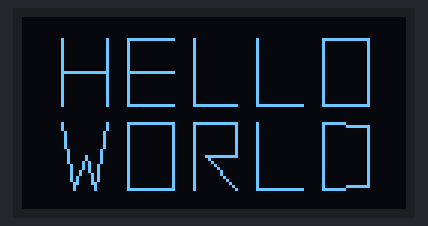
Bench run of a sketch on a simulated Arduboy, built with avr-gcc and run on an emulated ATmega32U4. Parts: 128×64 one-colour display.

Above: at 0.16 s.
At 5.04 s:
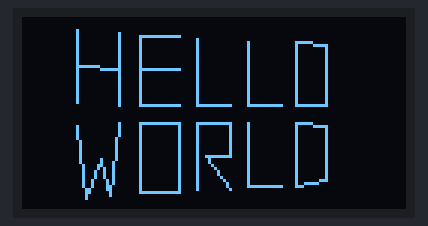
At 10.23 s:
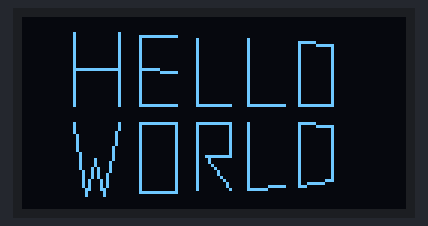
At 20.01 s:
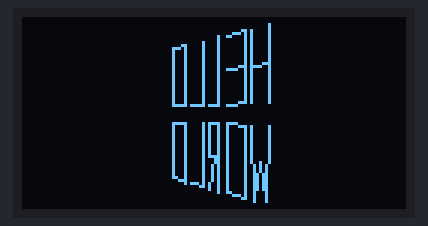
At 29.78 s:
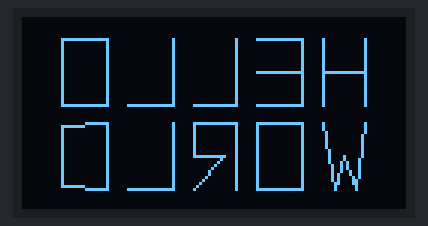
At 39.84 s:
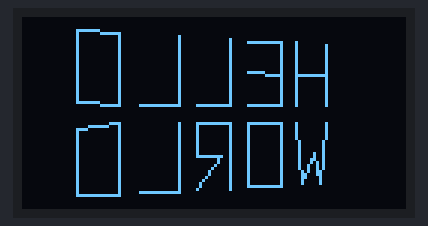

The sketch:

Ardu3D.ino
```cpp
// (licence header left out)
#include <SPI.h>
#include <EEPROM.h>
#include "Arduboy.h"

// ------------------------------------------------------------------------------------------------------------------------------------------------------
// Constants
// ------------------------------------------------------------------------------------------------------------------------------------------------------

// Arduboy device constants
#define SCREEN_WIDTH 128      // Arduboy screen width.
#define SCREEN_HEIGHT 64      // Arduboy screen height.
#define HALF_SCREEN_WIDTH 64  // Half Arduboy screen width.
#define HALF_SCREEN_HEIGHT 32 // Half Arduboy screen height.

// 3D rendering constants
#define MULTIPLY_BY_32 5     // Can be used in a bit shift operation in order to multiply a value by 32.
#define DIVIDE_BY_32 5       // Can be used in a bit shift operation in order to divide a value by 32.
#define FRONT 5              // The "Front" value used for projection. Also called "Near" in some 3D engine.
#define FRONT_BY_64 320      // The "Front" value multiplied by 64.
#define MODEL_CUBE 1         // Cube model ID.
#define MODEL_HELLO_WORLD 2  // "HELLO WORLD" model ID.

// ------------------------------------------------------------------------------------------------------------------------------------------------------
// 3D vertex object used by models
// ------------------------------------------------------------------------------------------------------------------------------------------------------
class A3DVertex {

  public:

    // Position
    int16_t x;
    int16_t y;
    int16_t z;

    A3DVertex();
    A3DVertex(int16_t x, int16_t y, int16_t z);
};

A3DVertex::A3DVertex() { }

A3DVertex::A3DVertex(int16_t vertexX, int16_t vertexY, int16_t vertexZ) {

  this->x = vertexX;
  this->y = vertexY;
  this->z = vertexZ;
}

// ------------------------------------------------------------------------------------------------------------------------------------------------------
// 2D vertex object used by models
// ------------------------------------------------------------------------------------------------------------------------------------------------------
class A2DVertex {

  public:

    // Position
    int16_t x;
    int16_t y;

    A2DVertex();
};

A2DVertex::A2DVertex() { }

// ------------------------------------------------------------------------------------------------------------------------------------------------------
// Cube model
// ------------------------------------------------------------------------------------------------------------------------------------------------------
class A3DCube {

  public:

    // ID
    uint8_t id = MODEL_CUBE;

    // Position
    int16_t x = 0;
    int16_t y = 0;
    int16_t z = 750;

    // Vertices
    uint8_t verticesCount = 8;
    A2DVertex screenVertices[8];
    A3DVertex vertices[8] = {

      A3DVertex(-50, 50, 50),
      A3DVertex(50, 50, 50),
      A3DVertex(50, -50, 50),
      A3DVertex(-50, -50, 50),
      A3DVertex(-50, 50, -50),
      A3DVertex(50, 50, -50),
      A3DVertex(50, -50, -50),
      A3DVertex(-50, -50, -50)
    };

    A3DCube();
};

A3DCube::A3DCube() { }

// ------------------------------------------------------------------------------------------------------------------------------------------------------
// "HELLO WORLD" model
// ------------------------------------------------------------------------------------------------------------------------------------------------------
class A3DHelloWorld {

  public:

    // ID
    uint8_t id = MODEL_HELLO_WORLD;

    // Position
    int16_t x = 0;
    int16_t y = 0;
    int16_t z = 350;

    // Vertices
    uint8_t verticesCount = 44;
    A2DVertex screenVertices[44];
    A3DVertex vertices[44] = {

      // H letter
      A3DVertex(-56, 28, 0),
      A3DVertex(-56, 4, 0),
      A3DVertex(-40, 28, 0),
      A3DVertex(-40, 4, 0),
      A3DVertex(-56, 16, 0),
      A3DVertex(-40, 16, 0),

      // E letter
      A3DVertex(-32, 28, 0),
      A3DVertex(-32, 4, 0),
      A3DVertex(-16, 28, 0),
      A3DVertex(-32, 16, 0),
      A3DVertex(-16, 16, 0),
      A3DVertex(-16, 4, 0),

      // First L letter
      A3DVertex(-8, 28, 0),
      A3DVertex(-8, 4, 0),
      A3DVertex(8, 4, 0),

      // Second L letter
      A3DVertex(16, 28, 0),
      A3DVertex(16, 4, 0),
      A3DVertex(32, 4, 0),

      // First O letter
      A3DVertex(40, 28, 0),
      A3DVertex(40, 4, 0),
      A3DVertex(56, 4, 0),
      A3DVertex(56, 28, 0),

      // W letter
      A3DVertex(-56, -4, 0),
      A3DVertex(-52, -28, 0),
      A3DVertex(-48, -16, 0),
      A3DVertex(-44, -28, 0),
      A3DVertex(-40, -4, 0),

      // Second O letter
      A3DVertex(-32, -4, 0),
      A3DVertex(-32, -28, 0),
      A3DVertex(-16, -28, 0),
      A3DVertex(-16, -4, 0),

      // R letter
      A3DVertex(-8, -4, 0),
      A3DVertex(-8, -28, 0),
      A3DVertex(8, -4, 0),
      A3DVertex(8, -16, 0),
      A3DVertex(-4, -16, 0),
      A3DVertex(8, -28, 0),

      // Third L letter
      A3DVertex(16, -4, 0),
      A3DVertex(16, -28, 0),
      A3DVertex(32, -28, 0),

      // D letter
      A3DVertex(40, -4, 0),
      A3DVertex(40, -28, 0),
      A3DVertex(56, -5, 0),
      A3DVertex(56, -27, 0)
    };

    A3DHelloWorld();
};

A3DHelloWorld::A3DHelloWorld() { }

// ------------------------------------------------------------------------------------------------------------------------------------------------------
// Globals variables
// ------------------------------------------------------------------------------------------------------------------------------------------------------
Arduboy arduboy;

// Rotation angle expressed in degrees with a PI/128 step.
// (10 value means 10 * PI/128)
uint8_t rotAngle = 0;

// Model to display (enable one and disable other)
//A3DCube model;
A3DHelloWorld model;

// Cosinus array for rotations
// Each cosinus value is multiplied by 32 in order to use integers instead of floats.
PROGMEM const int8_t cosBy32[256] = {

  32, 32, 32, 32, 32, 32, 32, 32, 31, 31,
  31, 31, 31, 30, 30, 30, 30, 29, 29, 29,
  28, 28, 27, 27, 27, 26, 26, 25, 25, 24,
  24, 23, 23, 22, 21, 21, 20, 20, 19, 18,
  18, 17, 16, 16, 15, 14, 14, 13, 12, 12,
  11, 10, 9, 9, 8, 7, 6, 5, 5, 4,
  3, 2, 2, 1, 0, -1, -2, -2, -3, -4,
  -5, -5, -6, -7, -8, -9, -9, -10, -11, -12,
  -12, -13, -14, -14, -15, -16, -16, -17, -18, -18,
  -19, -20, -20, -21, -21, -22, -23, -23, -24, -24,
  -25, -25, -26, -26, -27, -27, -27, -28, -28, -29,
  -29, -29, -30, -30, -30, -30, -31, -31, -31, -31,
  -31, -32, -32, -32, -32, -32, -32, -32, -32, -32,
  -32, -32, -32, -32, -32, -32, -31, -31, -31, -31,
  -31, -30, -30, -30, -30, -29, -29, -29, -28, -28,
  -27, -27, -27, -26, -26, -25, -25, -24, -24, -23,
  -23, -22, -21, -21, -20, -20, -19, -18, -18, -17,
  -16, -16, -15, -14, -14, -13, -12, -12, -11, -10,
  -9, -9, -8, -7, -6, -5, -5, -4, -3, -2,
  -2, -1, 0, 1, 2, 2, 3, 4, 5, 5,
  6, 7, 8, 9, 9, 10, 11, 12, 12, 13,
  14, 14, 15, 16, 16, 17, 18, 18, 19, 20,
  20, 21, 21, 22, 23, 23, 24, 24, 25, 25,
  26, 26, 27, 27, 27, 28, 28, 29, 29, 29,
  30, 30, 30, 30, 31, 31, 31, 31, 31, 32,
  32, 32, 32, 32, 32, 32
};

// Sinus array for rotations
// Each sinus value is multiplied by 32 in order to use integers instead of floats.
PROGMEM const int8_t sinBy32[256] = {

  0, 1, 2, 2, 3, 4, 5, 5, 6, 7,
  8, 9, 9, 10, 11, 12, 12, 13, 14, 14,
  15, 16, 16, 17, 18, 18, 19, 20, 20, 21,
  21, 22, 23, 23, 24, 24, 25, 25, 26, 26,
  27, 27, 27, 28, 28, 29, 29, 29, 30, 30,
  30, 30, 31, 31, 31, 31, 31, 32, 32, 32,
  32, 32, 32, 32, 32, 32, 32, 32, 32, 32,
  32, 32, 31, 31, 31, 31, 31, 30, 30, 30,
  30, 29, 29, 29, 28, 28, 27, 27, 27, 26,
  26, 25, 25, 24, 24, 23, 23, 22, 21, 21,
  20, 20, 19, 18, 18, 17, 16, 16, 15, 14,
  14, 13, 12, 12, 11, 10, 9, 9, 8, 7,
  6, 5, 5, 4, 3, 2, 2, 1, 0, -1,
  -2, -2, -3, -4, -5, -5, -6, -7, -8, -9,
  -9, -10, -11, -12, -12, -13, -14, -14, -15, -16,
  -16, -17, -18, -18, -19, -20, -20, -21, -21, -22,
  -23, -23, -24, -24, -25, -25, -26, -26, -27, -27,
  -27, -28, -28, -29, -29, -29, -30, -30, -30, -30,
  -31, -31, -31, -31, -31, -32, -32, -32, -32, -32,
  -32, -32, -32, -32, -32, -32, -32, -32, -32, -32,
  -31, -31, -31, -31, -31, -30, -30, -30, -30, -29,
  -29, -29, -28, -28, -27, -27, -27, -26, -26, -25,
  -25, -24, -24, -23, -23, -22, -21, -21, -20, -20,
  -19, -18, -18, -17, -16, -16, -15, -14, -14, -13,
  -12, -12, -11, -10, -9, -9, -8, -7, -6, -5,
  -5, -4, -3, -2, -2, -1
};

// ------------------------------------------------------------------------------------------------------------------------------------------------------
// Initializations
// ------------------------------------------------------------------------------------------------------------------------------------------------------
void setup() {

  // Initialize Arduboy library
  arduboy.begin();
}

// ------------------------------------------------------------------------------------------------------------------------------------------------------
// Main loop
// ------------------------------------------------------------------------------------------------------------------------------------------------------
void loop() {

  int8_t rotCosBy32;  // Cosinus value muliplied by 32 used for rotate the object
  int8_t rotSinBy32;  // Sinus value muliplied by 32 used for rotate the object
  int16_t newVertX;   // New vertex X value after rotation
  int16_t newVertY;   // New vertex Y value after rotation
  int16_t newVertZ;   // New vertex Z value after rotation
  int16_t projectedX; // Projected vertex X value in the projection surface
  int16_t projectedY; // Projected vertex Y value in the projection surface

  // Clear display
  arduboy.clear();

  // Update angle value and read its cosinus and sinus value
  rotAngle++;
  rotAngle = rotAngle & 255; // Equals to "rotAngle = rotAngle % 256"
  rotCosBy32 = pgm_read_byte(cosBy32 + rotAngle);
  rotSinBy32 = pgm_read_byte(sinBy32 + rotAngle);

  // Update model coordinates
  for (uint8_t i=0; i<model.verticesCount; i++) {

    // X axis rotation
    /*newVertX = model.vertices[i].x;
    newVertY = (model.vertices[i].y * rotCosBy32 - model.vertices[i].z * rotSinBy32) >> DIVIDE_BY_32;
    newVertZ = (model.vertices[i].y * rotSinBy32 + model.vertices[i].z * rotCosBy32) >> DIVIDE_BY_32;*/

    // Y axis rotation
    newVertX = (model.vertices[i].x * rotCosBy32 - model.vertices[i].z * rotSinBy32) >> DIVIDE_BY_32;
    newVertY = model.vertices[i].y;
    newVertZ = (-model.vertices[i].x * rotSinBy32 + model.vertices[i].z * rotCosBy32) >> DIVIDE_BY_32;

    // Z axis rotation
    /*newVertX = (model.vertices[i].x * rotCosBy32 - model.vertices[i].y * rotSinBy32) >> DIVIDE_BY_32;
    newVertY = (model.vertices[i].x * rotSinBy32 + model.vertices[i].y * rotCosBy32) >> DIVIDE_BY_32;
    newVertZ = model.vertices[i].z;*/

    // Update model position on the world
    newVertZ += model.z;

    // Projection of the vertex on a 2D surface (converts 3D coordinates into 2D coordinates)
    // A visible vertex will be between -64 and 64 values.
    projectedX = (newVertX * FRONT_BY_64) / newVertZ;
    projectedY = (newVertY * FRONT_BY_64) / newVertZ;

    // Convert 2D surface coordinates into screen coordinates
    model.screenVertices[i].x = projectedX + HALF_SCREEN_WIDTH;
    model.screenVertices[i].y = SCREEN_HEIGHT - (projectedY + HALF_SCREEN_HEIGHT);
  }

  // Display the cube model if it has been selected
  if (model.id == MODEL_CUBE) {

    arduboy.drawLine(model.screenVertices[0].x, model.screenVertices[0].y, model.screenVertices[1].x, model.screenVertices[1].y, 1);
    arduboy.drawLine(model.screenVertices[1].x, model.screenVertices[1].y, model.screenVertices[2].x, model.screenVertices[2].y, 1);
    arduboy.drawLine(model.screenVertices[2].x, model.screenVertices[2].y, model.screenVertices[3].x, model.screenVertices[3].y, 1);
    arduboy.drawLine(model.screenVertices[3].x, model.screenVertices[3].y, model.screenVertices[0].x, model.screenVertices[0].y, 1);
    arduboy.drawLine(model.screenVertices[4].x, model.screenVertices[4].y, model.screenVertices[5].x, model.screenVertices[5].y, 1);
    arduboy.drawLine(model.screenVertices[5].x, model.screenVertices[5].y, model.screenVertices[6].x, model.screenVertices[6].y, 1);
    arduboy.drawLine(model.screenVertices[6].x, model.screenVertices[6].y, model.screenVertices[7].x, model.screenVertices[7].y, 1);
    arduboy.drawLine(model.screenVertices[7].x, model.screenVertices[7].y, model.screenVertices[4].x, model.screenVertices[4].y, 1);
    arduboy.drawLine(model.screenVertices[0].x, model.screenVertices[0].y, model.screenVertices[4].x, model.screenVertices[4].y, 1);
    arduboy.drawLine(model.screenVertices[1].x, model.screenVertices[1].y, model.screenVertices[5].x, model.screenVertices[5].y, 1);
    arduboy.drawLine(model.screenVertices[2].x, model.screenVertices[2].y, model.screenVertices[6].x, model.screenVertices[6].y, 1);
    arduboy.drawLine(model.screenVertices[3].x, model.screenVertices[3].y, model.screenVertices[7].x, model.screenVertices[7].y, 1);
  }

  // Display the "HELLO WORLD" model if it has been selected
  else {

    // Display H letter
    arduboy.drawLine(model.screenVertices[0].x, model.screenVertices[0].y, model.screenVertices[1].x, model.screenVertices[1].y, 1);
    arduboy.drawLine(model.screenVertices[2].x, model.screenVertices[2].y, model.screenVertices[3].x, model.screenVertices[3].y, 1);
    arduboy.drawLine(model.screenVertices[4].x, model.screenVertices[4].y, model.screenVertices[5].x, model.screenVertices[5].y, 1);

    // Display E letter
    arduboy.drawLine(model.screenVertices[6].x, model.screenVertices[6].y, model.screenVertices[7].x, model.screenVertices[7].y, 1);
    arduboy.drawLine(model.screenVertices[6].x, model.screenVertices[6].y, model.screenVertices[8].x, model.screenVertices[8].y, 1);
    arduboy.drawLine(model.screenVertices[9].x, model.screenVertices[9].y, model.screenVertices[10].x, model.screenVertices[10].y, 1);
    arduboy.drawLine(model.screenVertices[7].x, model.screenVertices[7].y, model.screenVertices[11].x, model.screenVertices[11].y, 1);

    // Display fist L letter
    arduboy.drawLine(model.screenVertices[12].x, model.screenVertices[12].y, model.screenVertices[13].x, model.screenVertices[13].y, 1);
    arduboy.drawLine(model.screenVertices[13].x, model.screenVertices[13].y, model.screenVertices[14].x, model.screenVertices[14].y, 1);

    // Display second L letter
    arduboy.drawLine(model.screenVertices[15].x, model.screenVertices[15].y, model.screenVertices[16].x, model.screenVertices[16].y, 1);
    arduboy.drawLine(model.screenVertices[16].x, model.screenVertices[16].y, model.screenVertices[17].x, model.screenVertices[17].y, 1);

    // Display O letter
    arduboy.drawLine(model.screenVertices[18].x, model.screenVertices[18].y, model.screenVertices[19].x, model.screenVertices[19].y, 1);
    arduboy.drawLine(model.screenVertices[19].x, model.screenVertices[19].y, model.screenVertices[20].x, model.screenVertices[20].y, 1);
    arduboy.drawLine(model.screenVertices[20].x, model.screenVertices[20].y, model.screenVertices[21].x, model.screenVertices[21].y, 1);
    arduboy.drawLine(model.screenVertices[21].x, model.screenVertices[21].y, model.screenVertices[18].x, model.screenVertices[18].y, 1);

    // Display W letter
    arduboy.drawLine(model.screenVertices[22].x, model.screenVertices[22].y, model.screenVertices[23].x, model.screenVertices[23].y, 1);
    arduboy.drawLine(model.screenVertices[23].x, model.screenVertices[23].y, model.screenVertices[24].x, model.screenVertices[24].y, 1);
    arduboy.drawLine(model.screenVertices[24].x, model.screenVertices[24].y, model.screenVertices[25].x, model.screenVertices[25].y, 1);
    arduboy.drawLine(model.screenVertices[25].x, model.screenVertices[25].y, model.screenVertices[26].x, model.screenVertices[26].y, 1);

    // Display O letter
    arduboy.drawLine(model.screenVertices[27].x, model.screenVertices[27].y, model.screenVertices[28].x, model.screenVertices[28].y, 1);
    arduboy.drawLine(model.screenVertices[28].x, model.screenVertices[28].y, model.screenVertices[29].x, model.screenVertices[29].y, 1);
    arduboy.drawLine(model.screenVertices[29].x, model.screenVertices[29].y, model.screenVertices[30].x, model.screenVertices[30].y, 1);
    arduboy.drawLine(model.screenVertices[30].x, model.screenVertices[30].y, model.screenVertices[27].x, model.screenVertices[27].y, 1);

    // Display R letter
    arduboy.drawLine(model.screenVertices[31].x, model.screenVertices[31].y, model.screenVertices[32].x, model.screenVertices[32].y, 1);
    arduboy.drawLine(model.screenVertices[31].x, model.screenVertices[31].y, model.screenVertices[33].x, model.screenVertices[33].y, 1);
    arduboy.drawLine(model.screenVertices[33].x, model.screenVertices[33].y, model.screenVertices[34].x, model.screenVertices[34].y, 1);
    arduboy.drawLine(model.screenVertices[34].x, model.screenVertices[34].y, model.screenVertices[35].x, model.screenVertices[35].y, 1);
    arduboy.drawLine(model.screenVertices[35].x, model.screenVertices[35].y, model.screenVertices[36].x, model.screenVertices[36].y, 1);

    // Display third L letter
    arduboy.drawLine(model.screenVertices[37].x, model.screenVertices[37].y, model.screenVertices[38].x, model.screenVertices[38].y, 1);
    arduboy.drawLine(model.screenVertices[38].x, model.screenVertices[38].y, model.screenVertices[39].x, model.screenVertices[39].y, 1);

    // Display D letter
    arduboy.drawLine(model.screenVertices[40].x, model.screenVertices[40].y, model.screenVertices[41].x, model.screenVertices[41].y, 1);
    arduboy.drawLine(model.screenVertices[40].x, model.screenVertices[40].y, model.screenVertices[42].x, model.screenVertices[42].y, 1);
    arduboy.drawLine(model.screenVertices[42].x, model.screenVertices[42].y, model.screenVertices[43].x, model.screenVertices[43].y, 1);
    arduboy.drawLine(model.screenVertices[43].x, model.screenVertices[43].y, model.screenVertices[41].x, model.screenVertices[41].y, 1);
  }

  // Update display
  arduboy.display();
}
```
